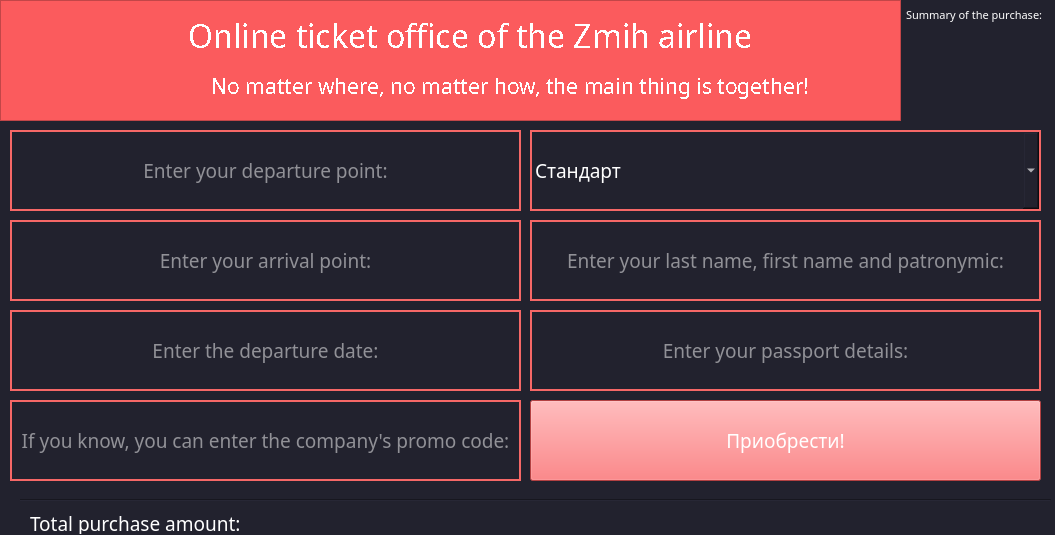
<?xml version="1.0" encoding="UTF-8"?>
<ui version="4.0">
 <class>Buy_wdighet</class>
 <widget class="QWidget" name="Buy_wdighet">
  <property name="enabled">
   <bool>true</bool>
  </property>
  <property name="geometry">
   <rect>
    <x>0</x>
    <y>0</y>
    <width>1055</width>
    <height>535</height>
   </rect>
  </property>
  <property name="maximumSize">
   <size>
    <width>1055</width>
    <height>535</height>
   </size>
  </property>
  <property name="windowTitle">
   <string>Online ticket office</string>
  </property>
  <property name="styleSheet">
   <string notr="true">background-color: #22222e</string>
  </property>
  <widget class="QLineEdit" name="froms">
   <property name="geometry">
    <rect>
     <x>10</x>
     <y>130</y>
     <width>511</width>
     <height>81</height>
    </rect>
   </property>
   <property name="font">
    <font>
     <family>Roboto Slab Medium</family>
     <pointsize>14</pointsize>
    </font>
   </property>
   <property name="styleSheet">
    <string notr="true">background-color: #22222e;
border: 2px solid #f66867;
color: white

</string>
   </property>
   <property name="inputMask">
    <string notr="true"/>
   </property>
   <property name="text">
    <string notr="true"/>
   </property>
   <property name="frame">
    <bool>true</bool>
   </property>
   <property name="alignment">
    <set>Qt::AlignCenter</set>
   </property>
   <property name="placeholderText">
    <string notr="true">Enter your departure point:</string>
   </property>
   <property name="clearButtonEnabled">
    <bool>true</bool>
   </property>
  </widget>
  <widget class="QLineEdit" name="to">
   <property name="geometry">
    <rect>
     <x>10</x>
     <y>220</y>
     <width>511</width>
     <height>81</height>
    </rect>
   </property>
   <property name="font">
    <font>
     <family>Roboto Slab</family>
     <pointsize>14</pointsize>
    </font>
   </property>
   <property name="styleSheet">
    <string notr="true">background-color: #22222e;
border: 2px solid #f66867;
color: white
</string>
   </property>
   <property name="text">
    <string/>
   </property>
   <property name="alignment">
    <set>Qt::AlignCenter</set>
   </property>
   <property name="placeholderText">
    <string>Enter your arrival point:</string>
   </property>
   <property name="clearButtonEnabled">
    <bool>true</bool>
   </property>
  </widget>
  <widget class="QLineEdit" name="when">
   <property name="geometry">
    <rect>
     <x>10</x>
     <y>310</y>
     <width>511</width>
     <height>81</height>
    </rect>
   </property>
   <property name="font">
    <font>
     <family>Roboto Slab</family>
     <pointsize>14</pointsize>
    </font>
   </property>
   <property name="styleSheet">
    <string notr="true">background-color: #22222e;
border: 2px solid #f66867;
color: white</string>
   </property>
   <property name="text">
    <string/>
   </property>
   <property name="alignment">
    <set>Qt::AlignCenter</set>
   </property>
   <property name="placeholderText">
    <string>Enter the departure date:</string>
   </property>
   <property name="clearButtonEnabled">
    <bool>true</bool>
   </property>
  </widget>
  <widget class="QLineEdit" name="promos">
   <property name="geometry">
    <rect>
     <x>10</x>
     <y>400</y>
     <width>511</width>
     <height>81</height>
    </rect>
   </property>
   <property name="font">
    <font>
     <family>Roboto Slab</family>
     <pointsize>14</pointsize>
    </font>
   </property>
   <property name="styleSheet">
    <string notr="true">background-color: #22222e;
border: 2px solid #f66867;
color: white</string>
   </property>
   <property name="text">
    <string/>
   </property>
   <property name="alignment">
    <set>Qt::AlignCenter</set>
   </property>
   <property name="placeholderText">
    <string>If you know, you can enter the company's promo code:</string>
   </property>
   <property name="clearButtonEnabled">
    <bool>true</bool>
   </property>
  </widget>
  <widget class="QComboBox" name="choise_class">
   <property name="geometry">
    <rect>
     <x>530</x>
     <y>130</y>
     <width>511</width>
     <height>81</height>
    </rect>
   </property>
   <property name="sizePolicy">
    <sizepolicy hsizetype="Fixed" vsizetype="Fixed">
     <horstretch>0</horstretch>
     <verstretch>0</verstretch>
    </sizepolicy>
   </property>
   <property name="font">
    <font>
     <family>Roboto Slab</family>
     <pointsize>14</pointsize>
    </font>
   </property>
   <property name="toolTip">
    <string/>
   </property>
   <property name="styleSheet">
    <string notr="true">background-color: #22222e;
border: 2px solid #f66867;
color: white;
overflow: hidden;
</string>
   </property>
   <property name="editable">
    <bool>false</bool>
   </property>
   <property name="currentText">
    <string>Стандарт</string>
   </property>
   <property name="currentIndex">
    <number>3</number>
   </property>
   <property name="insertPolicy">
    <enum>QComboBox::InsertAfterCurrent</enum>
   </property>
   <property name="iconSize">
    <size>
     <width>8</width>
     <height>8</height>
    </size>
   </property>
   <property name="placeholderText">
    <string/>
   </property>
   <item>
    <property name="text">
     <string>Первый класс</string>
    </property>
   </item>
   <item>
    <property name="text">
     <string>VIP</string>
    </property>
   </item>
   <item>
    <property name="text">
     <string>Бизнес-класс</string>
    </property>
   </item>
   <item>
    <property name="text">
     <string>Стандарт</string>
    </property>
   </item>
  </widget>
  <widget class="QLineEdit" name="fio">
   <property name="geometry">
    <rect>
     <x>530</x>
     <y>220</y>
     <width>511</width>
     <height>81</height>
    </rect>
   </property>
   <property name="font">
    <font>
     <family>Roboto Slab</family>
     <pointsize>14</pointsize>
    </font>
   </property>
   <property name="layoutDirection">
    <enum>Qt::LeftToRight</enum>
   </property>
   <property name="styleSheet">
    <string notr="true">background-color: #22222e;
border: 2px solid #f66867;
color: white</string>
   </property>
   <property name="alignment">
    <set>Qt::AlignCenter</set>
   </property>
   <property name="placeholderText">
    <string>Enter your last name, first name and patronymic:</string>
   </property>
   <property name="clearButtonEnabled">
    <bool>true</bool>
   </property>
  </widget>
  <widget class="QLineEdit" name="passport">
   <property name="geometry">
    <rect>
     <x>530</x>
     <y>310</y>
     <width>511</width>
     <height>81</height>
    </rect>
   </property>
   <property name="font">
    <font>
     <family>Roboto Slab</family>
     <pointsize>14</pointsize>
    </font>
   </property>
   <property name="styleSheet">
    <string notr="true">background-color: #22222e;
border: 2px solid #f66867;
color: white</string>
   </property>
   <property name="alignment">
    <set>Qt::AlignCenter</set>
   </property>
   <property name="placeholderText">
    <string>Enter your passport details:</string>
   </property>
   <property name="clearButtonEnabled">
    <bool>true</bool>
   </property>
  </widget>
  <widget class="QPushButton" name="bought">
   <property name="geometry">
    <rect>
     <x>530</x>
     <y>400</y>
     <width>511</width>
     <height>81</height>
    </rect>
   </property>
   <property name="font">
    <font>
     <family>Roboto Slab</family>
     <pointsize>14</pointsize>
    </font>
   </property>
   <property name="styleSheet">
    <string notr="true">QPushButton {
	color: white;
	background-color: #fb5b5d;
}

QPushButton:pressed {
	background-color: #fa4244;
}</string>
   </property>
   <property name="text">
    <string>Приобрести!</string>
   </property>
  </widget>
  <widget class="QLabel" name="label_stat">
   <property name="geometry">
    <rect>
     <x>906</x>
     <y>5</y>
     <width>141</width>
     <height>20</height>
    </rect>
   </property>
   <property name="font">
    <font>
     <family>Roboto Slab</family>
     <pointsize>8</pointsize>
    </font>
   </property>
   <property name="styleSheet">
    <string notr="true">color: white</string>
   </property>
   <property name="text">
    <string>Summary of the purchase:</string>
   </property>
  </widget>
  <widget class="QLabel" name="status">
   <property name="geometry">
    <rect>
     <x>910</x>
     <y>30</y>
     <width>140</width>
     <height>90</height>
    </rect>
   </property>
   <property name="font">
    <font>
     <family>Roboto Slab</family>
     <pointsize>10</pointsize>
    </font>
   </property>
   <property name="styleSheet">
    <string notr="true">color: white;</string>
   </property>
   <property name="text">
    <string/>
   </property>
   <property name="alignment">
    <set>Qt::AlignCenter</set>
   </property>
  </widget>
  <widget class="QLabel" name="label_total">
   <property name="geometry">
    <rect>
     <x>30</x>
     <y>513</y>
     <width>221</width>
     <height>21</height>
    </rect>
   </property>
   <property name="font">
    <font>
     <family>Roboto Slab</family>
     <pointsize>14</pointsize>
    </font>
   </property>
   <property name="styleSheet">
    <string notr="true">color: white;</string>
   </property>
   <property name="text">
    <string>Total purchase amount:</string>
   </property>
  </widget>
  <widget class="QLabel" name="total_sum_output">
   <property name="geometry">
    <rect>
     <x>250</x>
     <y>513</y>
     <width>801</width>
     <height>21</height>
    </rect>
   </property>
   <property name="font">
    <font>
     <family>Roboto Slab</family>
     <pointsize>14</pointsize>
    </font>
   </property>
   <property name="styleSheet">
    <string notr="true">color:white;</string>
   </property>
   <property name="text">
    <string/>
   </property>
  </widget>
  <widget class="Line" name="crossline">
   <property name="geometry">
    <rect>
     <x>20</x>
     <y>490</y>
     <width>1031</width>
     <height>20</height>
    </rect>
   </property>
   <property name="orientation">
    <enum>Qt::Horizontal</enum>
   </property>
  </widget>
  <widget class="QFrame" name="frame">
   <property name="geometry">
    <rect>
     <x>0</x>
     <y>0</y>
     <width>901</width>
     <height>121</height>
    </rect>
   </property>
   <property name="styleSheet">
    <string notr="true">background-color: #fb5b5d</string>
   </property>
   <property name="frameShape">
    <enum>QFrame::StyledPanel</enum>
   </property>
   <property name="frameShadow">
    <enum>QFrame::Raised</enum>
   </property>
   <widget class="QLabel" name="main_name">
    <property name="geometry">
     <rect>
      <x>50</x>
      <y>10</y>
      <width>841</width>
      <height>51</height>
     </rect>
    </property>
    <property name="font">
     <font>
      <family>Roboto Slab Medium</family>
      <pointsize>24</pointsize>
      <stylestrategy>NoAntialias</stylestrategy>
     </font>
    </property>
    <property name="focusPolicy">
     <enum>Qt::NoFocus</enum>
    </property>
    <property name="contextMenuPolicy">
     <enum>Qt::DefaultContextMenu</enum>
    </property>
    <property name="layoutDirection">
     <enum>Qt::LeftToRight</enum>
    </property>
    <property name="styleSheet">
     <string notr="true">color: white</string>
    </property>
    <property name="text">
     <string>Online ticket office of the Zmih airline</string>
    </property>
    <property name="textFormat">
     <enum>Qt::AutoText</enum>
    </property>
    <property name="alignment">
     <set>Qt::AlignCenter</set>
    </property>
   </widget>
   <widget class="QLabel" name="icon">
    <property name="geometry">
     <rect>
      <x>30</x>
      <y>20</y>
      <width>131</width>
      <height>81</height>
     </rect>
    </property>
    <property name="text">
     <string/>
    </property>
    <property name="pixmap">
     <pixmap>data/icon.ico</pixmap>
    </property>
   </widget>
   <widget class="QLabel" name="deviz">
    <property name="geometry">
     <rect>
      <x>130</x>
      <y>60</y>
      <width>761</width>
      <height>51</height>
     </rect>
    </property>
    <property name="font">
     <font>
      <family>Roboto Slab Medium</family>
      <pointsize>16</pointsize>
      <stylestrategy>NoAntialias</stylestrategy>
     </font>
    </property>
    <property name="focusPolicy">
     <enum>Qt::NoFocus</enum>
    </property>
    <property name="contextMenuPolicy">
     <enum>Qt::DefaultContextMenu</enum>
    </property>
    <property name="layoutDirection">
     <enum>Qt::LeftToRight</enum>
    </property>
    <property name="styleSheet">
     <string notr="true">color: white</string>
    </property>
    <property name="text">
     <string>No matter where, no matter how, the main thing is together!</string>
    </property>
    <property name="textFormat">
     <enum>Qt::AutoText</enum>
    </property>
    <property name="alignment">
     <set>Qt::AlignCenter</set>
    </property>
   </widget>
  </widget>
 </widget>
 <resources/>
 <connections/>
</ui>
